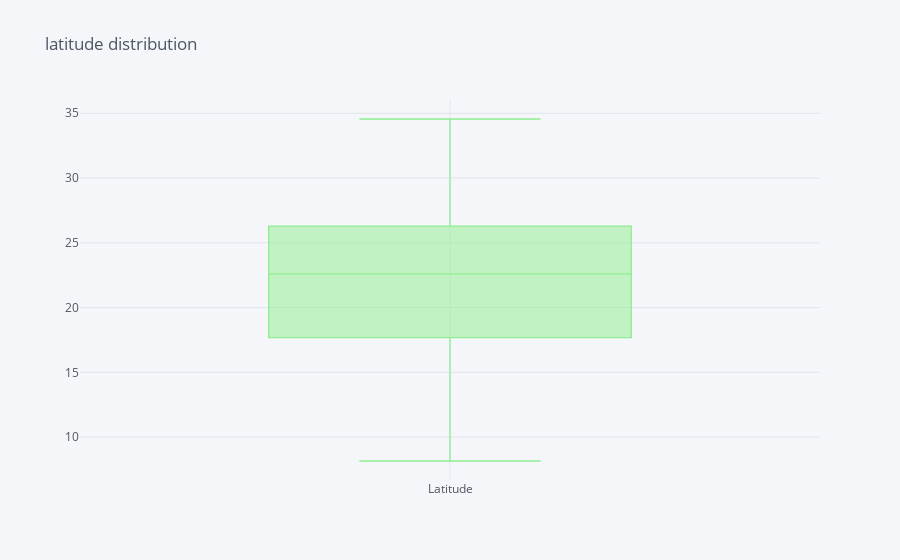

The notebook cell this image was saved under:
### Code cell
#latitude distribution
df['Latitude'].iplot(kind='box',title='latitude distribution',color='lightgreen')

### Figure 1 — Plotly figure (JSON) as saved in the notebook; plotly's stock layout.template omitted (floating-point values rounded to 4 significant figures; data arrays with more than 128 entries replaced by an {"elided": "..."} marker saying what was removed)
{"data": [{"boxpoints": false, "line": {"width": 1.3}, "marker": {"color": "rgba(144, 238, 144, 1.0)"}, "name": "Latitude", "orientation": "v", "y": {"elided": "791 float values"}, "type": "box"}], "layout": {"legend": {"bgcolor": "#F5F6F9", "font": {"color": "#4D5663"}}, "paper_bgcolor": "#F5F6F9", "plot_bgcolor": "#F5F6F9", "title": {"font": {"color": "#4D5663"}, "text": "latitude distribution"}, "xaxis": {"gridcolor": "#E1E5ED", "showgrid": true, "tickfont": {"color": "#4D5663"}, "title": {"font": {"color": "#4D5663"}, "text": ""}, "zerolinecolor": "#E1E5ED"}, "yaxis": {"gridcolor": "#E1E5ED", "showgrid": true, "tickfont": {"color": "#4D5663"}, "title": {"font": {"color": "#4D5663"}, "text": ""}, "zerolinecolor": "#E1E5ED"}}}
